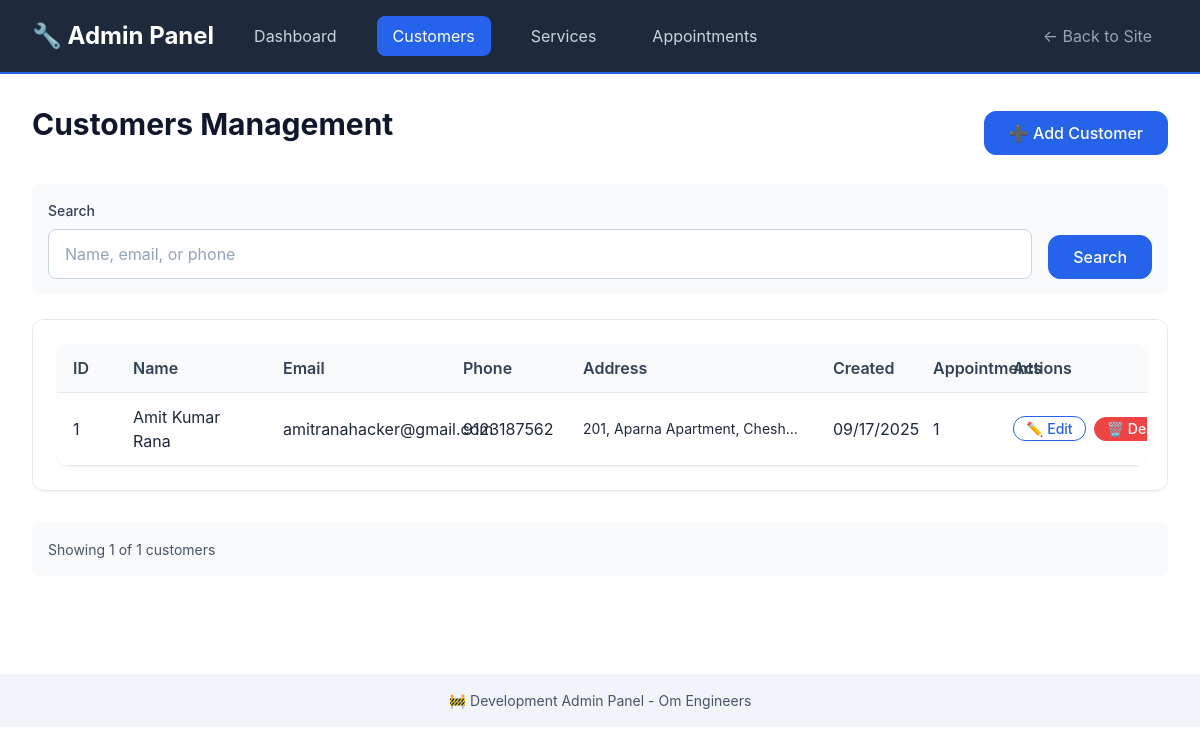
The page /admin/customers on the database its author committed.
### models/customer_db.py (models this page shows, shortened)
class Customer(db.Model):
    __tablename__ = 'customers'
    id: Mapped[int] = mapped_column(primary_key=True)
    name: Mapped[str] = mapped_column(String(100), nullable=False)
    email: Mapped[str] = mapped_column(String(120), nullable=True, index=True)
    phone: Mapped[str] = mapped_column(String(20), nullable=False, index=True)
    address: Mapped[str] = mapped_column(Text, nullable=True)
    created_at: Mapped[datetime] = mapped_column(DateTime, default=datetime.utcnow)
    updated_at: Mapped[datetime] = mapped_column(DateTime, default=datetime.utcnow, onupdate=datetime.utcnow)
    appointments = db.relationship('Appointment', back_populates='customer', cascade='all, delete-orphan')

### routes/admin.py (the view, shortened to what this page needs)
@admin_bp.route('/customers')
def customers():
    search = request.args.get('search', '')
    page = request.args.get('page', 1, type=int)
    query = Customer.query
    customers = query.order_by(Customer.created_at.desc()).paginate(
        page=page, per_page=20, error_out=False
    )
    return render_template('admin/customers.html', customers=customers, search=search)

### templates/admin/customers.html (shortened to what this page needs)
{% extends "admin/base.html" %}
{% block content %}
<div style="display: flex; justify-content: space-between; align-items: center; margin-bottom: var(--space-6);">
    <h1>Customers Management</h1>
    <a href="{{ url_for('admin.new_customer') }}" class="btn btn-primary">➕ Add Customer</a>
</div>
<div class="filters">
    <form method="GET" style="display: flex; gap: var(--space-4); align-items: end; flex-wrap: wrap; width: 100%;">
        <div style="flex: 1; min-width: 200px;">
            <label for="search" class="form-label">Search</label>
            <input type="text" id="search" name="search" class="form-input"
                   placeholder="Name, email, or phone" value="{{ search }}">
        </div>
        <button type="submit" class="btn btn-primary">Search</button>
    </form>
</div>
{% if customers.items %}
<div class="card">
    <table class="admin-table">
        <thead>
            <tr>
                <th>ID</th>
                <th>Name</th>
                <th>Email</th>
                <th>Phone</th>
                <th>Address</th>
                <th>Created</th>
                <th>Appointments</th>
                <th>Actions</th>
            </tr>
        </thead>
        <tbody>
            {% for customer in customers.items %}
            <tr>
                <td>{{ customer.id }}</td>
                <td>{{ customer.name }}</td>
                <td>{{ customer.email }}</td>
                <td>{{ customer.phone }}</td>
                <td class="address-column">
                    <div style="max-width: 250px; overflow: hidden; text-overflow: ellipsis; white-space: nowrap;"
                         title="{{ customer.address or 'No address provided' }}">
                        {{ customer.address or 'No address' }}
                    </div>
                </td>
                <td>{{ customer.created_at.strftime('%m/%d/%Y') }}</td>
                <td>{{ customer.appointments|length }}</td>
                <td>
                    <div style="display: flex; gap: var(--space-2);">
                        <a href="{{ url_for('admin.edit_customer', customer_id=customer.id) }}"
                           class="btn btn-sm btn-outline">✏️ Edit</a>
                        <form method="POST" action="{{ url_for('admin.delete_customer', customer_id=customer.id) }}"
                              style="display: inline;"
                              onsubmit="return confirm('Are you sure you want to delete this customer? This will also delete all their appointments!')">
                            <button type="submit" class="btn btn-sm btn-danger">🗑️ Delete</button>
                        </form>
                    </div>
                </td>
            </tr>
            {% endfor %}
        </tbody>
    </table>
</div>
{% endif %}
<div style="margin-top: var(--space-8); padding: var(--space-4); background: var(--gray-50); border-radius: var(--border-radius);">
    <p style="margin: 0; color: var(--gray-600); font-size: var(--font-size-sm);">
        Showing {{ customers.items|length }} of {{ customers.total }} customers
    </p>
</div>
{% endblock %}

### static/css/main.css (style rules this page uses)
:root { --primary-color: #2563eb; --primary-dark: #1d4ed8; --primary-light: #3b82f6; --secondary-color: #64748b; --success-color: #10b981; --warning-color: #f59e0b; --error-color: #ef4444; --white: #ffffff; --gray-50: #f8fafc; --gray-100: #f1f5f9; --gray-200: #e2e8f0; --gray-300: #cbd5e1; --gray-400: #94a3b8; --gray-500: #64748b; --gray-600: #475569; --gray-700: #334155; --gray-800: #1e293b; --gray-900: #0f172a; --font-family: 'Inter', -apple-system, BlinkMacSystemFont, 'Segoe UI', Roboto, Oxygen, Ubuntu, Cantarell, sans-serif; --font-size-xs: 0.75rem; --font-size-sm: 0.875rem; --font-size-base: 1rem; --font-size-lg: 1.125rem; --font-size-xl: 1.25rem; --font-size-2xl: 1.5rem; --font-size-3xl: 1.875rem; --font-size-4xl: 2.25rem; --font-weight-normal: 400; --font-weight-medium: 500; --font-weight-semibold: 600; --font-weight-bold: 700; --line-height-tight: 1.25; --line-height-normal: 1.5; --line-height-relaxed: 1.75; --space-1: 0.25rem; --space-2: 0.5rem; --space-3: 0.75rem; --space-4: 1rem; --space-5: 1.25rem; --space-6: 1.5rem; --space-8: 2rem; --space-10: 2.5rem; --space-12: 3rem; --space-16: 4rem; --space-20: 5rem; --border-radius-sm: 0.375rem; --border-radius: 0.5rem; --border-radius-lg: 0.75rem; --border-radius-xl: 1rem; --shadow-sm: 0 1px 2px 0 rgba(0, 0, 0, 0.05); --shadow: 0 1px 3px 0 rgba(0, 0, 0, 0.1), 0 1px 2px 0 rgba(0, 0, 0, 0.06); --shadow-md: 0 4px 6px -1px rgba(0, 0, 0, 0.1), 0 2px 4px -1px rgba(0, 0, 0, 0.06); --shadow-lg: 0 10px 15px -3px rgba(0, 0, 0, 0.1), 0 4px 6px -2px rgba(0, 0, 0, 0.05); --container-max-width: 1200px; --header-height: 4rem; --min-touch-target: 2.75rem; }
*, *::before, *::after { box-sizing: border-box; }
* { margin: 0; padding: 0; }
html { font-size: 16px; scroll-behavior: smooth; -webkit-text-size-adjust: 100%; -ms-text-size-adjust: 100%; }
body { font-family: var(--font-family); font-size: var(--font-size-base); font-weight: var(--font-weight-normal); line-height: var(--line-height-normal); color: var(--gray-800); background-color: var(--white); -webkit-font-smoothing: antialiased; -moz-osx-font-smoothing: grayscale; }
h1, h2, h3, h4, h5, h6 { font-weight: var(--font-weight-bold); line-height: var(--line-height-tight); color: var(--gray-900); margin-bottom: var(--space-4); }
h1 { font-size: var(--font-size-3xl); }
p { margin-bottom: var(--space-4); color: var(--gray-600); }
a { color: var(--primary-color); text-decoration: none; }
.btn { display: inline-flex; align-items: center; justify-content: center; min-height: var(--min-touch-target); padding: var(--space-3) var(--space-6); font-family: inherit; font-size: var(--font-size-base); font-weight: var(--font-weight-medium); line-height: 1; text-decoration: none; border: 1px solid transparent; border-radius: var(--border-radius-lg); cursor: pointer; transition: all 0.2s ease-in-out; user-select: none; white-space: nowrap; }
.btn-primary { background-color: var(--primary-color); border-color: var(--primary-color); color: var(--white); }
.btn-outline { background-color: transparent; border-color: var(--primary-color); color: var(--primary-color); }
.btn-sm { min-height: 2.25rem; padding: var(--space-2) var(--space-4); font-size: var(--font-size-sm); }
.form-label { display: block; font-size: var(--font-size-sm); font-weight: var(--font-weight-medium); color: var(--gray-700); margin-bottom: var(--space-2); }
.form-input { display: block; width: 100%; min-height: var(--min-touch-target); padding: var(--space-3) var(--space-4); font-family: inherit; font-size: max(16px, var(--font-size-base)); line-height: var(--line-height-normal); color: var(--gray-900); background-color: var(--white); border: 1px solid var(--gray-300); border-radius: var(--border-radius); transition: border-color 0.2s ease-in-out, box-shadow 0.2s ease-in-out; -webkit-appearance: none; -moz-appearance: none; appearance: none; }
.form-input::placeholder { color: var(--gray-400); }
.card { background-color: var(--white); border: 1px solid var(--gray-200); border-radius: var(--border-radius-lg); box-shadow: var(--shadow-sm); padding: var(--space-6); transition: box-shadow 0.2s ease-in-out; }

### rows shown on the page
Customer: id "1", name "Amit Kumar Rana", email "amitranahacker@gmail.com", phone "9123187562", address "201, Aparna Apartment, Chesh…", created_at "09/17/2025", appointments|length "1"

### other values the page prints
{{ customers.items|length }} "1"
{{ customers.total }} "1"
{{ config.APP_NAME }} "Om Engineers"
